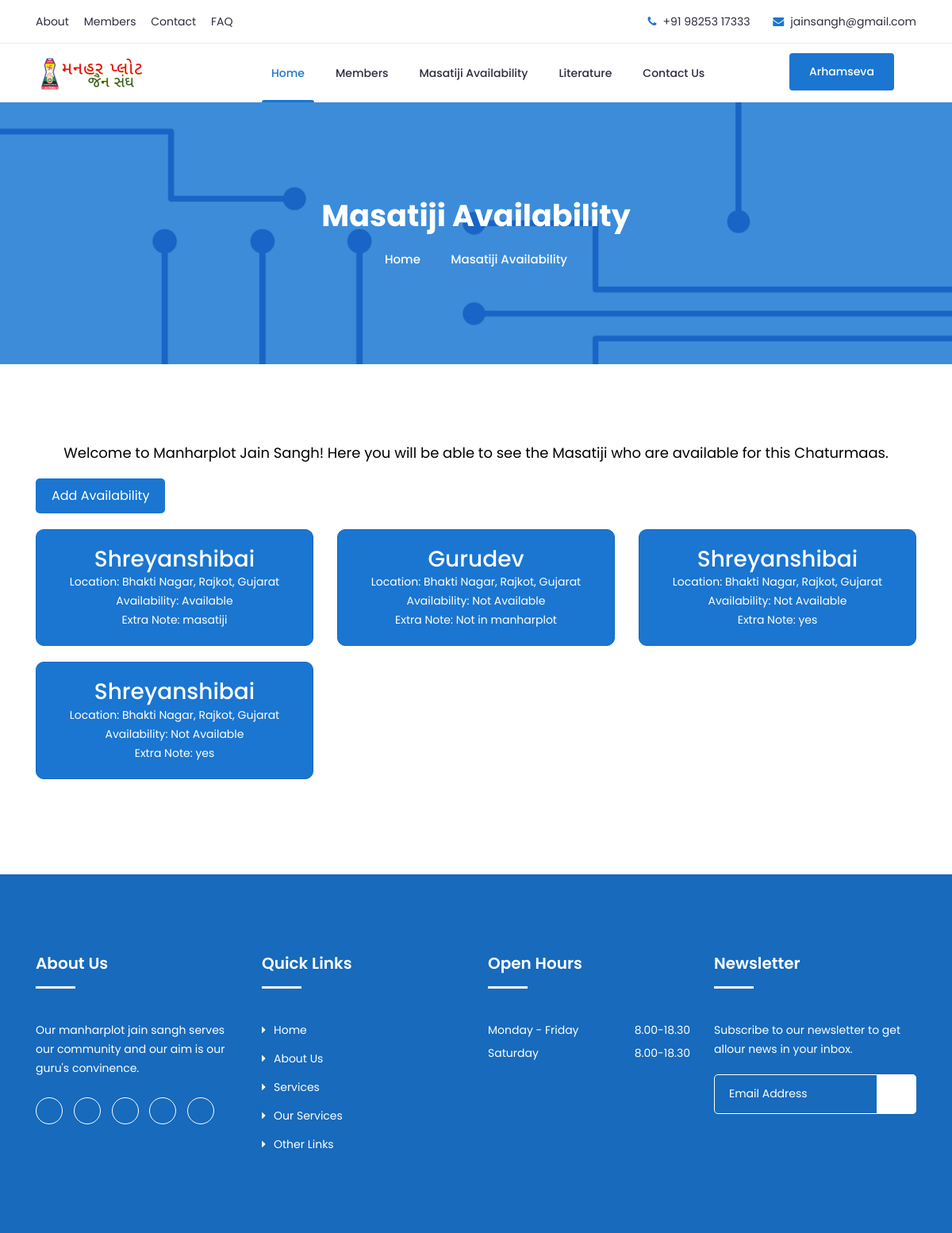
The page /mastiji_avaibility.php on the database its author committed.
### tables this page shows
CREATE TABLE `availability` (
  `id` int(11) NOT NULL,
  `designation` varchar(255) NOT NULL,
  `name` varchar(255) NOT NULL,
  `location` varchar(255) NOT NULL,
  `status` varchar(255) NOT NULL,
  `extra_note` text DEFAULT NULL,
  `created_at` timestamp NOT NULL DEFAULT current_timestamp()
);

### mastiji_avaibility.php (the view, shortened to what this page needs)
<!doctype html>
<html class="no-js" lang="zxx">
    <head>
		<link rel="stylesheet" href="css/bootstrap.min.css">
		<link rel="stylesheet" href="css/nice-select.css">
        <link rel="stylesheet" href="css/font-awesome.min.css">
        <link rel="stylesheet" href="css/icofont.css">
		<link rel="stylesheet" href="css/slicknav.min.css">
        <link rel="stylesheet" href="css/owl-carousel.css">
		<link rel="stylesheet" href="css/datepicker.css">
        <link rel="stylesheet" href="css/animate.min.css">
        <link rel="stylesheet" href="css/magnific-popup.css">
        <link rel="stylesheet" href="css/normalize.css">
        <link rel="stylesheet" href="style.css">
        <link rel="stylesheet" href="css/responsive.css">
    </head>
    <body>
		<header class="header" >
			<div class="topbar">
				<div class="container">
					<div class="row">
						<div class="col-lg-6 col-md-5 col-12">
							<ul class="top-link">
								<li><a href="aboutus.php">About</a></li>
								<li><a href="members.php">Members</a></li>
								<li><a href="contact.php">Contact</a></li>
								<li><a href="#">FAQ</a></li>
							</ul>
						</div>
						<div class="col-lg-6 col-md-7 col-12">
							<ul class="top-contact">
								<li><i class="fa fa-phone"></i>+91 98253 17333</li>
								<li><i class="fa fa-envelope"></i><a href="mailto:support@yourmail.com">jainsangh@gmail.com</a></li>
							</ul>
						</div>
					</div>
				</div>
			</div>
			<div class="header-inner">
				<div class="container">
					<div class="inner">
						<div class="row">
							<div class="col-lg-3 col-md-3 col-12">
								<div class="logo">
									<a href="index.php"><img src="img/logo.png" alt="#"></a>
								</div>
							</div>
							<div class="col-lg-7 col-md-9 col-12">
								<div class="main-menu">
									<nav class="navigation">
										<ul class="nav menu">
											<li class="active"><a href="index.php">Home</a>
											</li>
											<li><a href="members.php">Members </a></li>
											<li><a href="mastiji_avaibility.php">Masatiji Availability</a></li>
											<li><a href="literature.php">Literature</a>
											</li>
											<li><a href="contact.php">Contact Us</a></li>
										</ul>
									</nav>
								</div>
							</div>
							<div class="col-lg-2 col-12">
								<div class="get-quote">
									<a href="https://arham.org/" class="btn">Arhamseva</a>
								</div>
							</div>
						</div>
					</div>
				</div>
			</div>
		</header>
		<div class="breadcrumbs overlay">
			<div class="container">
				<div class="bread-inner">
					<div class="row">
						<div class="col-12">
							<h2>Masatiji Availability</h2>
							<ul class="bread-list">
								<li><a href="index.php">Home</a></li>
								<li><i class="icofont-simple-right"></i></li>
								<li class="active">Masatiji Availability</li>
							</ul>
						</div>
					</div>
				</div>
			</div>
		</div>
        <section id="guru-availability" class="section">
            <div class="container">
                <div class="row">
                    <div class="col-12">
                        <p class="welcome-text">Welcome to Manharplot Jain Sangh! Here you will be able to see the Masatiji who are available for this Chaturmaas.</p>
                        <a href="add_availability.php" class="add-availability-btn">Add Availability</a>
                    </div>
                    <?php
                    include 'db_connection.php';
                    $sql = "SELECT * FROM availability";
                    $result = $conn->query($sql);
                    if ($result->num_rows > 0) {
                        while ($row = $result->fetch_assoc()) {
                            echo '<div class="col-lg-4 col-md-6 col-12">';
                            echo '<div class="guru-box">';
                            echo '<h3>' . $row['name'] . '</h3>';
                            echo '<p>Location: ' . $row['location'] . '</p>';
                            echo '<p>Availability: ' . ($row['status'] == 'Available' ? 'Available' : 'Not Available') . '</p>';
                            echo '<p>Extra Note: ' . $row['extra_note'] . '</p>';
                            echo '</div>';
                            echo '</div>';
                        }
                    } else {
                        echo '<div class="col-12">';
                        echo '<p>No availability data found.</p>';
                        echo '</div>';
                    }
                    ?>
                </div>
            </div>
        </section>
		<footer id="footer" class="footer ">
			<div class="footer-top">
				<div class="container">
					<div class="row">
						<div class="col-lg-3 col-md-6 col-12">
							<div class="single-footer">
								<h2>About Us</h2>
								<p>Our manharplot jain sangh serves our community and our aim is our guru's convinence.</p>
								<ul class="social">
									<li><a href="#"><i class="icofont-facebook"></i></a></li>
									<li><a href="#"><i class="icofont-google-plus"></i></a></li>
									<li><a href="#"><i class="icofont-twitter"></i></a></li>
									<li><a href="#"><i class="icofont-vimeo"></i></a></li>
									<li><a href="#"><i class="icofont-pinterest"></i></a></li>
								</ul>
							</div>
						</div>
						<div class="col-lg-3 col-md-6 col-12">
							<div class="single-footer f-link">
								<h2>Quick Links</h2>
								<div class="row">
									<div class="col-lg-6 col-md-6 col-12">
										<ul>
											<li><a href="#"><i class="fa fa-caret-right" aria-hidden="true"></i>Home</a></li>
											<li><a href="aboutus.php"><i class="fa fa-caret-right" aria-hidden="true"></i>About Us</a></li>
											<li><a href="#"><i class="fa fa-caret-right" aria-hidden="true"></i>Services</a></li>
											<li><a href="#"><i class="fa fa-caret-right" aria-hidden="true"></i>Our Services</a></li>
											<li><a href="#"><i class="fa fa-caret-right" aria-hidden="true"></i>Other Links</a></li>
										</ul>
									</div>
								</div>
							</div>
						</div>
						<div class="col-lg-3 col-md-6 col-12">
							<div class="single-footer">
								<h2>Open Hours</h2>
								<ul class="time-sidual">
									<li class="day">Monday - Friday <span>8.00-18.30</span></li>
									<li class="day">Saturday <span>8.00-18.30</span></li>
								</ul>
							</div>
						</div>
						<div class="col-lg-3 col-md-6 col-12">
							<div class="single-footer">
								<h2>Newsletter</h2>
								<p>Subscribe to our newsletter to get allour news in your inbox.</p>
								<form action="mail/mail.php" method="get" target="_blank" class="newsletter-inner">
									<input name="email" placeholder="Email Address" class="common-input" onfocus="this.placeholder = ''"
										onblur="this.placeholder = 'Your email address'" required="" type="email">
									<button class="button"><i class="icofont icofont-paper-plane"></i></button>
								</form>
							</div>
						</div>
					</div>
				</div>
			</div>
		</footer>
    </body>
</html>

### mastiji_avaibility.php (style rules this page uses)
.guru-box { background-color: #1A76D1; border: 1px solid #1566C7; border-radius: 10px; padding: 20px; margin-bottom: 20px; text-align: center; color: #ffffff !important; }
.guru-box h3 { color: #ffffff !important; }
.guru-box p { color: #ffffff; }
.welcome-text { font-size: 18px; text-align: center; color: #000000; margin-bottom: 20px; }
.add-availability-btn { background-color: #1A76D1; color: #ffffff !important; border: none; padding: 10px 20px; font-size: 16px; border-radius: 5px; cursor: pointer; text-decoration: none; display: inline-block; margin-bottom: 20px; }

### rows shown on the page
availability: name "Shreyanshibai", location "Bhakti Nagar, Rajkot, Gujarat", status "Available", extra_note "masatiji"
availability: name "Gurudev", location "Bhakti Nagar, Rajkot, Gujarat", status "Not Available", extra_note "Not in manharplot"
availability: name "Shreyanshibai", location "Bhakti Nagar, Rajkot, Gujarat", status "Not Available", extra_note "yes"
availability: name "Shreyanshibai", location "Bhakti Nagar, Rajkot, Gujarat", status "Not Available", extra_note "yes"
